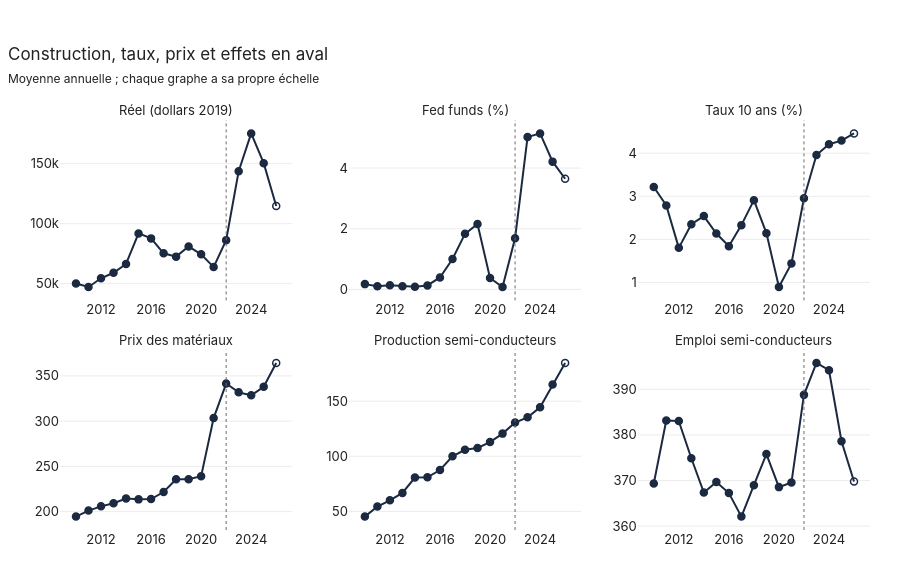

Notebook cell for this chart:
### Markdown cell above
## 6. Facteurs de confusion

### Code cell
plot_small_multiples(fred, 'date', ['TLMFGCONS_real', 'FEDFUNDS', 'GS10', 'WPUSI012011', 'IPG3344S', 'CES3133440001'],
                     title='Construction, taux, prix et effets en aval',
                     subtitle='Moyenne annuelle ; chaque graphe a sa propre échelle')

### Figure 1 — Plotly figure (JSON) as saved in the notebook; plotly's stock layout.template omitted (floating-point values rounded to 4 significant figures)
{"data": [{"hovertemplate": "Réel (dollars 2019) : %{y:,.0f}<extra></extra>", "line": {"color": "#1b2a41", "width": 2}, "marker": {"color": "#1b2a41", "line": {"color": "#1b2a41", "width": 1.5}, "size": 7, "symbol": ["circle", "circle", "circle", "circle", "circle", "circle", "circle", "circle", "circle", "circle", "circle", "circle", "circle", "circle", "circle", "circle", "circle-open"]}, "mode": "lines+markers", "name": "Réel (dollars 2019)", "showlegend": false, "type": "scatter", "x": [2010, 2011, 2012, 2013, 2014, 2015, 2016, 2017, 2018, 2019, 2020, 2021, 2022, 2023, 2024, 2025, 2026], "xaxis": "x", "y": [50130.0, 47230.0, 54480.0, 59080.0, 66420.0, 91890.0, 87740.0, 75300.0, 72530.0, 81020.0, 74440.0, 63800.0, 86280.0, 143700.0, 175200.0, 150400.0, 114700.0], "yaxis": "y"}, {"hovertemplate": "Fed funds (%) : %{y:,.0f}<extra></extra>", "line": {"color": "#1b2a41", "width": 2}, "marker": {"color": "#1b2a41", "line": {"color": "#1b2a41", "width": 1.5}, "size": 7, "symbol": ["circle", "circle", "circle", "circle", "circle", "circle", "circle", "circle", "circle", "circle", "circle", "circle", "circle", "circle", "circle", "circle", "circle-open"]}, "mode": "lines+markers", "name": "Fed funds (%)", "showlegend": false, "type": "scatter", "x": [2010, 2011, 2012, 2013, 2014, 2015, 2016, 2017, 2018, 2019, 2020, 2021, 2022, 2023, 2024, 2025, 2026], "xaxis": "x2", "y": [0.175, 0.1017, 0.14, 0.1075, 0.08917, 0.1325, 0.395, 1.002, 1.832, 2.158, 0.3758, 0.08, 1.683, 5.024, 5.143, 4.212, 3.648], "yaxis": "y2"}, {"hovertemplate": "Taux 10 ans (%) : %{y:,.0f}<extra></extra>", "line": {"color": "#1b2a41", "width": 2}, "marker": {"color": "#1b2a41", "line": {"color": "#1b2a41", "width": 1.5}, "size": 7, "symbol": ["circle", "circle", "circle", "circle", "circle", "circle", "circle", "circle", "circle", "circle", "circle", "circle", "circle", "circle", "circle", "circle", "circle-open"]}, "mode": "lines+markers", "name": "Taux 10 ans (%)", "showlegend": false, "type": "scatter", "x": [2010, 2011, 2012, 2013, 2014, 2015, 2016, 2017, 2018, 2019, 2020, 2021, 2022, 2023, 2024, 2025, 2026], "xaxis": "x3", "y": [3.214, 2.786, 1.802, 2.351, 2.541, 2.136, 1.842, 2.33, 2.91, 2.144, 0.8942, 1.443, 2.952, 3.957, 4.208, 4.292, 4.459], "yaxis": "y3"}, {"hovertemplate": "Prix des matériaux : %{y:,.0f}<extra></extra>", "line": {"color": "#1b2a41", "width": 2}, "marker": {"color": "#1b2a41", "line": {"color": "#1b2a41", "width": 1.5}, "size": 7, "symbol": ["circle", "circle", "circle", "circle", "circle", "circle", "circle", "circle", "circle", "circle", "circle", "circle", "circle", "circle", "circle", "circle", "circle-open"]}, "mode": "lines+markers", "name": "Prix des matériaux", "showlegend": false, "type": "scatter", "x": [2010, 2011, 2012, 2013, 2014, 2015, 2016, 2017, 2018, 2019, 2020, 2021, 2022, 2023, 2024, 2025, 2026], "xaxis": "x4", "y": [194.5, 201.1, 205.8, 209.3, 214.5, 213.5, 213.9, 221.6, 235.8, 235.7, 239.2, 303.4, 341.5, 331.8, 328.5, 337.9, 364.2], "yaxis": "y4"}, {"hovertemplate": "Production semi-conducteurs : %{y:,.0f}<extra></extra>", "line": {"color": "#1b2a41", "width": 2}, "marker": {"color": "#1b2a41", "line": {"color": "#1b2a41", "width": 1.5}, "size": 7, "symbol": ["circle", "circle", "circle", "circle", "circle", "circle", "circle", "circle", "circle", "circle", "circle", "circle", "circle", "circle", "circle", "circle", "circle-open"]}, "mode": "lines+markers", "name": "Production semi-conducteurs", "showlegend": false, "type": "scatter", "x": [2010, 2011, 2012, 2013, 2014, 2015, 2016, 2017, 2018, 2019, 2020, 2021, 2022, 2023, 2024, 2025, 2026], "xaxis": "x5", "y": [45.31, 54.43, 60.1, 66.74, 80.72, 80.96, 87.6, 100.0, 105.9, 107.5, 112.9, 120.6, 130.7, 135.4, 144.4, 165.2, 184.7], "yaxis": "y5"}, {"hovertemplate": "Emploi semi-conducteurs : %{y:,.0f}<extra></extra>", "line": {"color": "#1b2a41", "width": 2}, "marker": {"color": "#1b2a41", "line": {"color": "#1b2a41", "width": 1.5}, "size": 7, "symbol": ["circle", "circle", "circle", "circle", "circle", "circle", "circle", "circle", "circle", "circle", "circle", "circle", "circle", "circle", "circle", "circle", "circle-open"]}, "mode": "lines+markers", "name": "Emploi semi-conducteurs", "showlegend": false, "type": "scatter", "x": [2010, 2011, 2012, 2013, 2014, 2015, 2016, 2017, 2018, 2019, 2020, 2021, 2022, 2023, 2024, 2025, 2026], "xaxis": "x6", "y": [369.3, 383.2, 383.0, 374.9, 367.4, 369.7, 367.2, 362.1, 369.0, 375.8, 368.6, 369.6, 388.8, 395.8, 394.2, 378.6, 369.8], "yaxis": "y6"}], "layout": {"annotations": [{"font": {"size": 13}, "showarrow": false, "text": "Réel (dollars 2019)", "x": 0.1433, "xanchor": "center", "xref": "paper", "y": 1.0, "yanchor": "bottom", "yref": "paper"}, {"font": {"size": 13}, "showarrow": false, "text": "Fed funds (%)", "x": 0.5, "xanchor": "center", "xref": "paper", "y": 1.0, "yanchor": "bottom", "yref": "paper"}, {"font": {"size": 13}, "showarrow": false, "text": "Taux 10 ans (%)", "x": 0.8567, "xanchor": "center", "xref": "paper", "y": 1.0, "yanchor": "bottom", "yref": "paper"}, {"font": {"size": 13}, "showarrow": false, "text": "Prix des matériaux", "x": 0.1433, "xanchor": "center", "xref": "paper", "y": 0.44, "yanchor": "bottom", "yref": "paper"}, {"font": {"size": 13}, "showarrow": false, "text": "Production semi-conducteurs", "x": 0.5, "xanchor": "center", "xref": "paper", "y": 0.44, "yanchor": "bottom", "yref": "paper"}, {"font": {"size": 13}, "showarrow": false, "text": "Emploi semi-conducteurs", "x": 0.8567, "xanchor": "center", "xref": "paper", "y": 0.44, "yanchor": "bottom", "yref": "paper"}], "height": 570, "hovermode": "closest", "shapes": [{"line": {"color": "#6b6b6b", "dash": "dot", "width": 1}, "type": "line", "x0": 2022, "x1": 2022, "xref": "x", "y0": 0, "y1": 1, "yref": "y domain"}, {"line": {"color": "#6b6b6b", "dash": "dot", "width": 1}, "type": "line", "x0": 2022, "x1": 2022, "xref": "x2", "y0": 0, "y1": 1, "yref": "y2 domain"}, {"line": {"color": "#6b6b6b", "dash": "dot", "width": 1}, "type": "line", "x0": 2022, "x1": 2022, "xref": "x3", "y0": 0, "y1": 1, "yref": "y3 domain"}, {"line": {"color": "#6b6b6b", "dash": "dot", "width": 1}, "type": "line", "x0": 2022, "x1": 2022, "xref": "x4", "y0": 0, "y1": 1, "yref": "y4 domain"}, {"line": {"color": "#6b6b6b", "dash": "dot", "width": 1}, "type": "line", "x0": 2022, "x1": 2022, "xref": "x5", "y0": 0, "y1": 1, "yref": "y5 domain"}, {"line": {"color": "#6b6b6b", "dash": "dot", "width": 1}, "type": "line", "x0": 2022, "x1": 2022, "xref": "x6", "y0": 0, "y1": 1, "yref": "y6 domain"}], "title": {"subtitle": {"text": "Moyenne annuelle ; chaque graphe a sa propre échelle"}, "text": "Construction, taux, prix et effets en aval"}, "xaxis": {"anchor": "y", "domain": [0.0, 0.2867], "dtick": 4, "matches": "x4", "showticklabels": true}, "xaxis2": {"anchor": "y2", "domain": [0.3567, 0.6433], "dtick": 4, "matches": "x5", "showticklabels": true}, "xaxis3": {"anchor": "y3", "domain": [0.7133, 1.0], "dtick": 4, "matches": "x6", "showticklabels": true}, "xaxis4": {"anchor": "y4", "domain": [0.0, 0.2867], "dtick": 4, "showticklabels": true}, "xaxis5": {"anchor": "y5", "domain": [0.3567, 0.6433], "dtick": 4, "showticklabels": true}, "xaxis6": {"anchor": "y6", "domain": [0.7133, 1.0], "dtick": 4, "showticklabels": true}, "yaxis": {"anchor": "x", "domain": [0.56, 1.0], "title": {}}, "yaxis2": {"anchor": "x2", "domain": [0.56, 1.0]}, "yaxis3": {"anchor": "x3", "domain": [0.56, 1.0]}, "yaxis4": {"anchor": "x4", "domain": [0.0, 0.44]}, "yaxis5": {"anchor": "x5", "domain": [0.0, 0.44]}, "yaxis6": {"anchor": "x6", "domain": [0.0, 0.44]}}}
